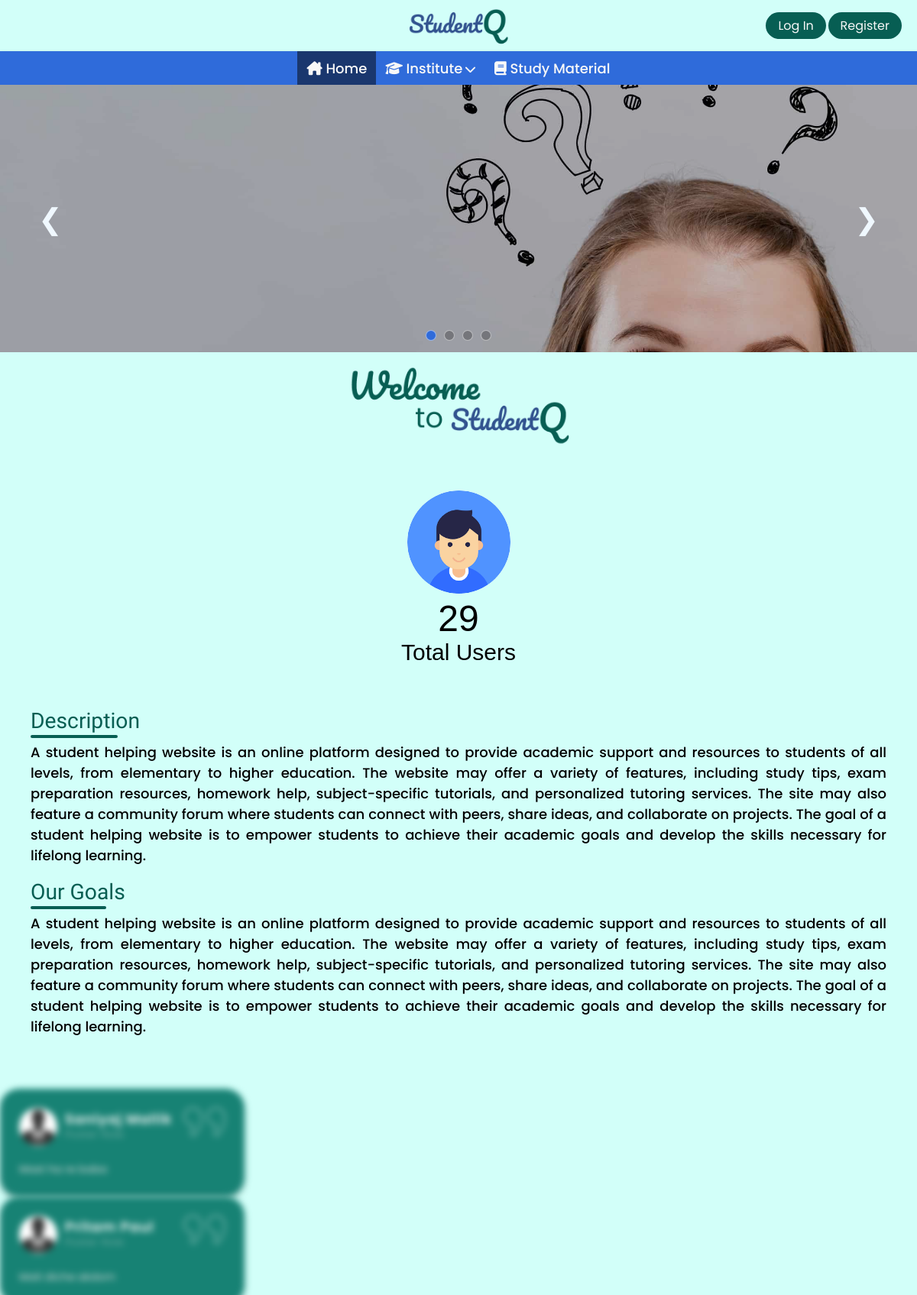
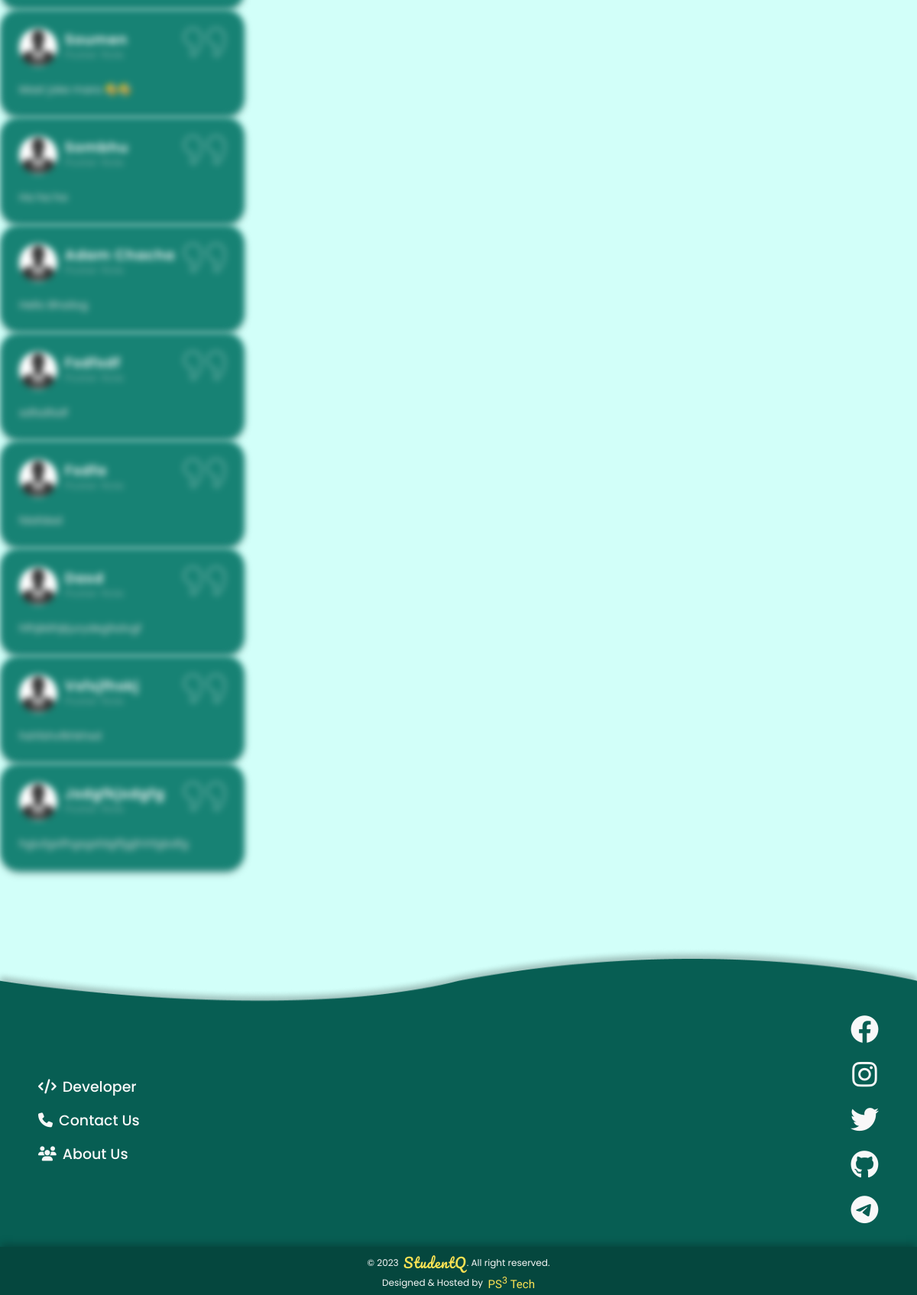
The page / on the database its author committed (2 pictures, top to bottom).
### Base/models.py (models this page shows, shortened)
class Review(models.Model):
    poster = models.CharField(max_length=100)
    review = models.CharField(max_length=500)

### Base/views.py (the view, shortened to what this page needs)
# urls.py: path('', views.home, name='home'),
def home(request):
    context = {}
    userCount = User.objects.all().count()
    context['TotalUser'] = userCount
    reviews = Review.objects.all()
    context["reviews"] = reviews
    return render(request, 'home.html', context)

### Base/templates/home.html (shortened to what this page needs)
{% extends 'main.html' %}
{% load static %}
{% block css %}
<link rel="stylesheet" href="{% static 'mStyle/slider.css' %}">
<link rel="stylesheet" href="{% static 'mStyle/home.css' %}">
{% endblock css %}
{% block body %}
{% if request.user.is_authenticated %}
<div class="main">
  <div class="profile">
    <a href="{% url 'profile' user.id %}">
      <img src="{{dp.url}}" alt="" class="dpProfile">
    </a>
    {% if user.profile.role == 'teacher' %}
    <div class="institute">Institute : {{ teacher.institute|capfirst }}</div>
    {% elif user.profile.role == 'student' %}
    <div class="institute">Institute : {{ student.institute|capfirst }}</div>
    {% elif user.profile.role == 'owner' %}
    <div class="institute">Institute : {{ owner.institute|capfirst }}</div>
    {% endif %}
  </div>
  <div class="event">
    <div class="eventsItem">
      23 July, Code Compitition
    </div>
    <div class="eventsItem">
      25 July, Python classes
    </div>
    <div class="eventsItem">
      30 July, Hackathon
    </div>
  </div>
</div>
{% else %}
{% include 'homeBody.html' %}
{% endif %}
{% endblock %}

### Base/templates/homeBody.html (shortened to what this page needs)
{% load static %}
{% block css %}
<link rel="stylesheet" href="https://cdn.jsdelivr.net/npm/swiper@9/swiper-bundle.min.css" />
{% endblock css %}
<div class="slider__container">
  <div class="slide">
    <ul class="slideImages__container">
      <li class="slideImage">
        <img src="{% static 'sliderImages/first_1.jpg' %}" alt="sliderImages" class="carousel__image">
      </li>
    </ul>
  </div>
  <div class="arrow__container">
    <span class="carousel__arrow left__arrow">&#10094;</span>
    <span class="carousel__arrow right__arrow">&#10095;</span>
  </div>
  <div class="pagination--dot__container">
    <div class="pagination__dot pagination__current"></div>
    <div class="pagination__dot"></div>
    <div class="pagination__dot"></div>
    <div class="pagination__dot"></div>
  </div>
</div>
<div class="welcome__img">
  <img src={% static 'media/Wlcome-screen.png' %} alt="Welcome to StudentQ" />
</div>
<div class="home__body">
  <div class="counter">
    <div class="user">
      <img src="{% static 'icons/user.png' %}" alt="user" class='UserImage'>
    </div>
    <p class="counter-numbers" data-target="{{TotalUser}}">0</p>
    <p class="TotalUser">Total Users</p>
  </div>
  <h3 class="stylish__desc--heading">Description</h3>
  <p class="home__body--description">
    A student helping website is an online platform designed to provide academic support and resources to students of
    all levels, from elementary to higher education. The website may offer a variety of features, including study tips,
    exam preparation resources, homework help, subject-specific tutorials, and personalized tutoring services. The site
    may also feature a community forum where students can connect with peers, share ideas, and collaborate on projects.
    The goal of a student helping website is to empower students to achieve their academic goals and develop the skills
    necessary for lifelong learning.
  </p>
  <h3 class="stylish__desc--heading">Our Goals</h3>
  <p class="home__body--description">
    A student helping website is an online platform designed to provide academic support and resources to students of
    all levels, from elementary to higher education. The website may offer a variety of features, including study tips,
    exam preparation resources, homework help, subject-specific tutorials, and personalized tutoring services. The site
    may also feature a community forum where students can connect with peers, share ideas, and collaborate on projects.
    The goal of a student helping website is to empower students to achieve their academic goals and develop the skills
    necessary for lifelong learning.
  </p>
</div>
<div class="swiper-container">
  <div class="swiper-wrapper">
    {% for rv in reviews %}
    <div class="swiper-slide">
      <div class="testimonialBox">
        <img src="{% static 'icons/right-quote-64.png' %}" alt="quotePNG" class="quote">
        <div class="details_of_review">
          <div class="imgBox">
            <img src="{% static 'media/bydefault.jpg' %}" alt="dp profile" class="dp-profile">
          </div>
          <h4 class="poster-name">{{ rv.poster }} <br><span>Poster Role </span></h4>
        </div>
        <div class="contentReview">
          <p>
            {{ rv.review }}
          </p>
        </div>
      </div>
    </div>
    {% endfor %}
  </div>
</div>
{% include 'footer.html' %}

### static/mStyle/main.css (style rules this page uses)
:root { --light-green-theme: #D2FFF9; --light-blue: #669CFF; --main-blue: #2F6BDA; --dark-blue: #1a376e; --light-dark-blue: #083891; --theme-clr: #075E53; --theme-clr-light: #178274; --hover-green: #094a42; --black: #000; --white: #fff; --drk-white: #f8f8f8; --light-gray: #d9d9d9; --placeholder-clr: #707070; --main-yellow: #FFE454; --font-primary: 'Poppins', sans-serif; --font-secondary: 'Righteous', cursive; --font-ternary: 'Pacifico', cursive; --font-ps: 'Alkatra', cursive; }
*::placeholder { color: var(--placeholder-clr); }
*, *::before, *::after { margin: 0; padding: 0; box-sizing: border-box; scrollbar-width: thin; scrollbar-color: var(--theme-clr) var(--light-gray); }
html { font-size: 62.5%; overflow-x: hidden; }
body { min-height: 100vh; font-family: 'Poppins', sans-serif; overflow-x: hidden; background: var(--light-green-theme); }

### static/mStyle/slider.css (style rules this page uses)
.slider__container { position: relative; width: 100%; height: 35rem; background-color: var(--theme-clr); overflow: hidden; }
.slide { position: inherit; width: 100%; height: 35rem; }
.slideImages__container { display: flex; list-style: none; margin: 0; padding: 0; transition: transform 0.5s ease; height: 35rem; position: relative; padding: 0; margin: 0; }
.slideImages__container li img { position: absolute; width: 100%; height: 35rem; object-fit: cover; }
.slideImage { flex: 0 0 100%; }
.pagination--dot__container { position: absolute; width: 100%; padding: 1.5rem; display: flex; gap: 1rem; align-items: center; justify-content: center; bottom: 0; left: 0; }
.pagination__dot { height: 1.4rem; width: 1.4rem; background-color: rgba(0, 0, 0, 0.25); border: 1px solid rgba(255, 255, 255, 0.5); border-radius: 50%; cursor: pointer; }
.pagination__current { background-color: var(--main-blue); }
.arrow__container { position: absolute; height: 100%; width: 100%; background-color: rgba(0, 0, 0, 0.25); top: 0; left: 0; }
.carousel__arrow { position: absolute; top: 50%; color: aliceblue; font-size: 3.8rem; font-weight: 200; transform: translateY(-50%); user-select: none; cursor: pointer; transition: all 0.5s ease; }
.carousel__arrow.left__arrow { left: 5rem; }
.carousel__arrow.right__arrow { right: 5rem; }

### rows shown on the page
Review: poster "Saniyaj Mallik", review "Mast ha re baba"
Review: poster "Pritam Paul", review "Mati diche akdom"
Review: poster "Soumen", review "Mast joke mara 🤣🤣"
Review: poster "Sombhu", review "Ha ha ha"
Review: poster "Adam Chacha", review "Hello Bhailog"
Review: poster "Fsdfsdf", review "sdfsdfsdf"
Review: poster "Fsdfa", review "fdafdad"
Review: poster "Dasd", review "hfhjkklhjkjurydegfsdvgf"
Review: poster "Vsfsjfhskj", review "hshfshvfkhkhsd"
Review: poster "Jsdgfkjsdgfg", review "hgiufgsifhgsgsfdgffjgjfnhfgbdfg"
